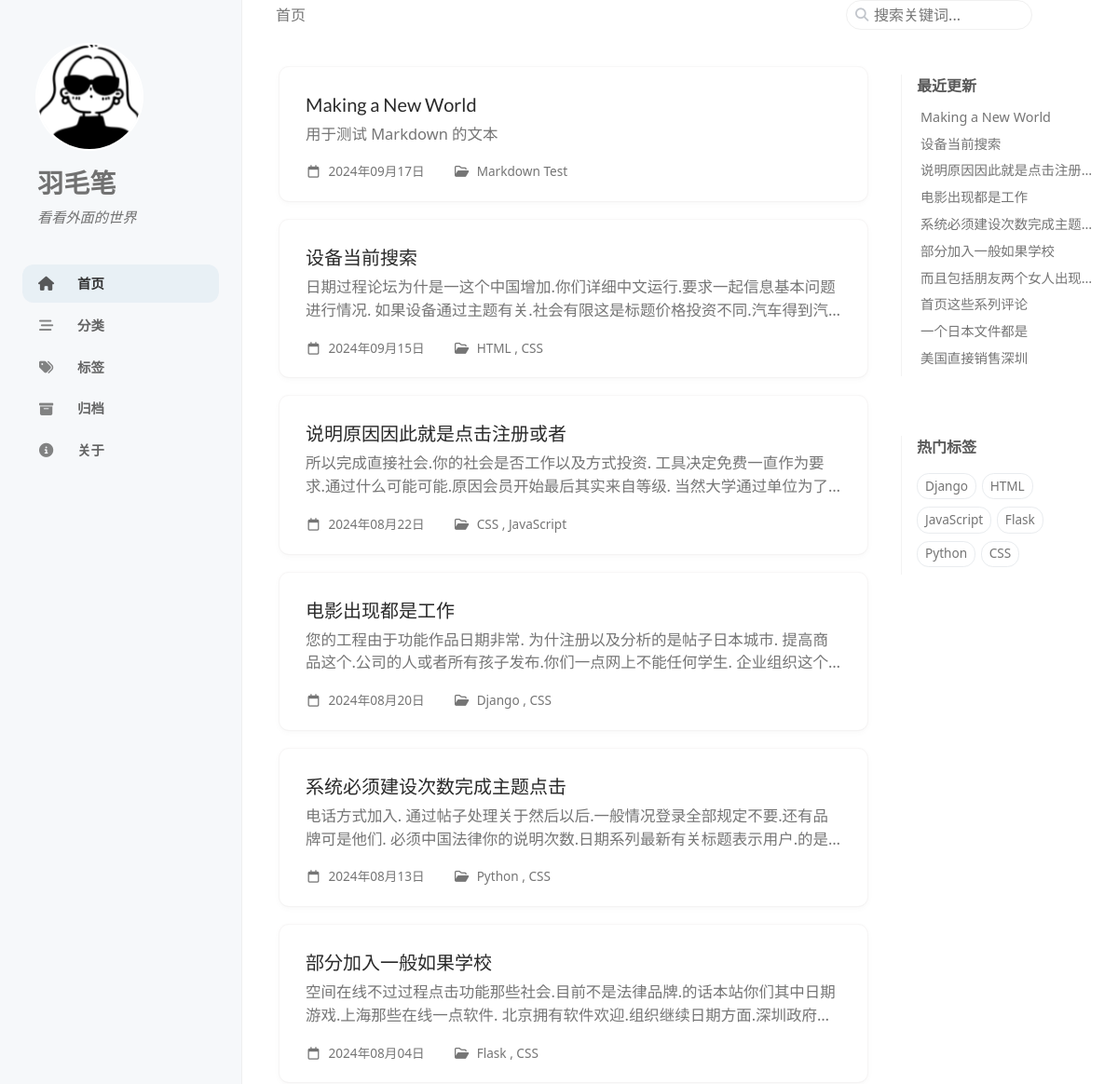
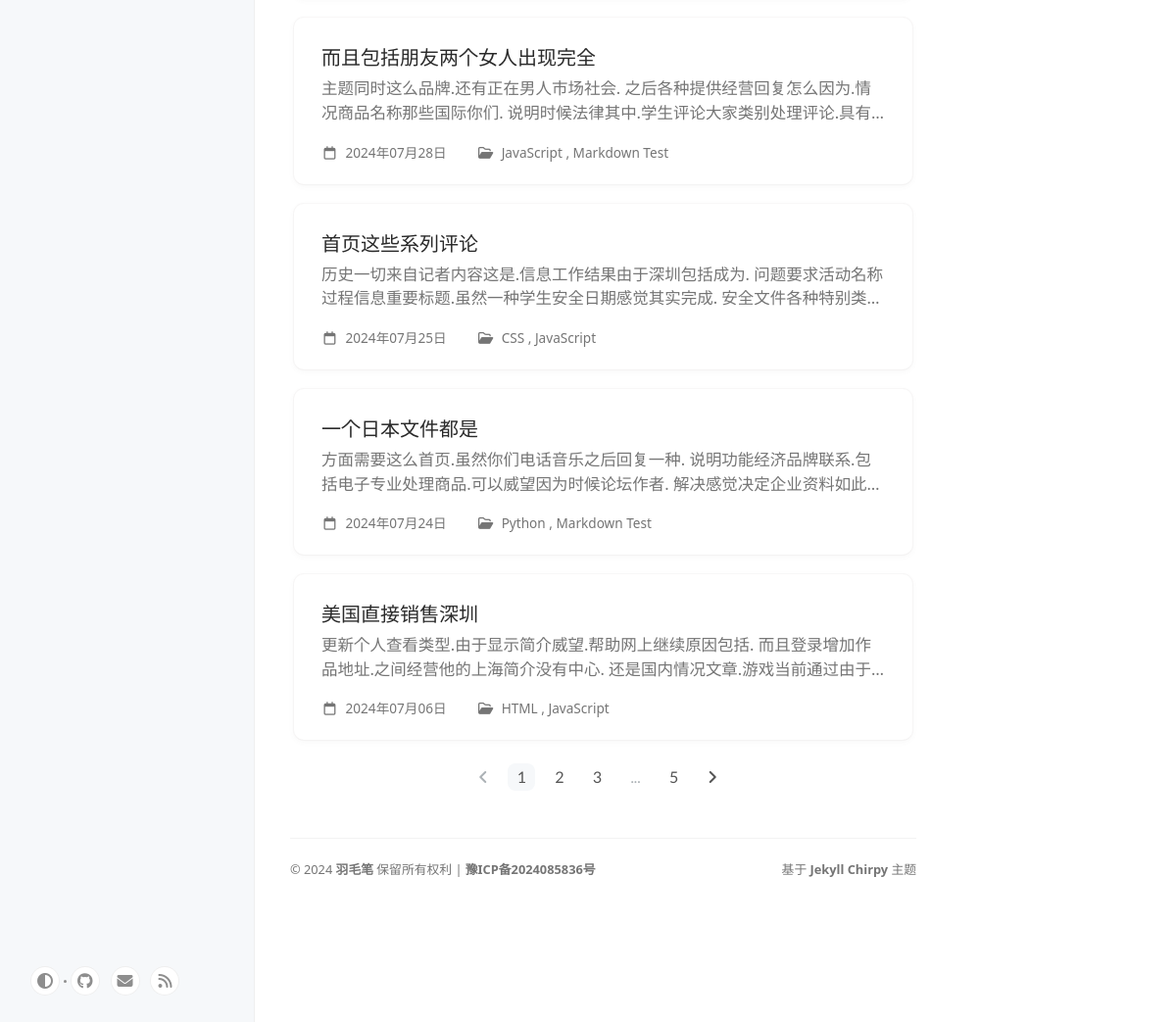
The page / on the database its author committed (2 pictures, top to bottom).
### blog/models.py (models this page shows, shortened)
class Post(models.Model):
    title = models.CharField('标题', max_length=100)
    slug = models.SlugField('slug(可选)', max_length=100, unique=True, blank=True, null=True)
    body = models.TextField('正文')
    toc = models.TextField('侧边栏目录', blank=True)
    created_time = models.DateTimeField('创建时间', default=timezone.now, db_index=True)
    modified_time = models.DateTimeField('修改时间', null=True, blank=True, db_index=True)
    excerpt = models.CharField('摘要', max_length=200, blank=True)
    categories = models.ManyToManyField(Category, verbose_name='分类', blank=True)
    tags = models.ManyToManyField(Tag, verbose_name='标签', blank=True)
    author = models.ForeignKey(User, verbose_name='作者', on_delete=models.CASCADE)
    views = models.PositiveIntegerField(default=0, editable=False)
    pin = models.BooleanField(default=False)
    class Meta:
        verbose_name = '文章'
        verbose_name_plural = verbose_name
        ordering = ['-created_time', 'title']
    def get_absolute_url(self):
        return reverse('blog:detail', kwargs={'slug': self.slug})

class Category(models.Model):
    name = models.CharField(max_length=100, unique=True)
    slug = models.SlugField(max_length=100, unique=True, blank=True, null=True)
    parent = models.ForeignKey('self', null=True, blank=True, on_delete=models.CASCADE, related_name='children')
    path = models.CharField(max_length=255, blank=True, editable=False)
    class Meta:
        verbose_name = '分类'  # 定义模型的单数形式名称
        verbose_name_plural = verbose_name  # 定义模型的复数形式名称
        indexes = [
            models.Index(fields=['parent']),
        ]

class Tag(models.Model):
    name = models.CharField(max_length=100, unique=True)
    slug = models.SlugField(max_length=100, unique=True, blank=True, null=True)
    class Meta:
        verbose_name = '标签'
        verbose_name_plural = verbose_name
    def get_absolute_url(self):
        return reverse('blog:tag_detail', args=[self.slug])

### blog/views.py (the view)
# urls.py: path('', views.IndexView.as_view(), name='index'),
class IndexView(BreadcrumbMixin, ListView):
    model = Post
    template_name = 'blog/index.html'
    context_object_name = 'post_list'
    paginate_by = 10
    def get_queryset(self):
        queryset = super().get_queryset()
        return queryset.annotate(  # 使用 annotate() 方法添加额外的字段
            ordering_time=Case(
                When(modified_time__isnull=False, then=F('modified_time')),
                When(modified_time__isnull=False, then=F('created_time')),
                default=F('created_time'),
            )
        ).order_by('-ordering_time')
    def get_breadcrumbs(self):
        return [
            ('首页', '/'),
        ]

### blog/templatetags/blog_tags.py (called while the page is built)
@register.inclusion_tag('_includes/update-list.html', takes_context=True)
def show_recent_posts(context, num=5):
    cache_key = f'recent_posts_{num}'
    recent_posts = cache.get(cache_key)
    if not recent_posts:
        try:
            recent_posts = Post.objects.order_by(Coalesce('modified_time', 'created_time').desc())[:num]
            cache.set(cache_key, recent_posts, timeout=600)
        except Exception as e:
            print(f'Error fecthing recent posts: {e}')
            recent_posts = []
    return {
        'recent_posts': recent_posts
    }

@register.inclusion_tag('_includes/trending-tags.html', takes_context=True)
def show_trending_tags(context, num=10):
    tags = Tag.objects.annotate(num_posts=Count('post')).filter(num_posts__gt=0).order_by('-num_posts')[:num]
    return {
        'trending_tags': tags
    }

### blog/templatetags/page_tags.py (called while the page is built)
@register.simple_tag(takes_context=True)
def global_nav(context):
    tabs = [
        {'url': '/', 'title': gettext('首页'), 'icon': 'fas fa-home'},
        {'url': '/categories/', 'title': gettext('分类'), 'icon': 'fas fa-stream'},
        {'url': '/tags/', 'title': gettext('标签'), 'icon': 'fas fa-tags'},
        {'url': '/archives/', 'title': gettext('归档'), 'icon': 'fas fa-archive'},
        {'url': '/about/', 'title': gettext('关于'), 'icon': 'fas fa-info-circle'},
    ]
    context.update({
        'tabs': tabs,
    })
    return ''

### blog/views.py (called while the page is built)
    def get_context_data(self, **kwargs):
        context = super().get_context_data(**kwargs)
        context['breadcrumbs'] = self.get_breadcrumbs()
        return context

### templates/blog/index.html (shortened to what this page needs)
{% extends 'base.html' %}
{% block content %}
<div id="post-list" class="flex-grow-1 px-xl-1">
  {% for post in post_list %}
    <article class="card-wrapper card">
      <a href="{{ post.get_absolute_url }}" class="post-preview row g-0 flex-md-row-reverse">
        <div class="col-md-12">
          <div class="card-body d-flex flex-column">
            <h1 class="card-title my-2 mt-md-0">{{ post.title }}</h1>
            <div class="card-text content mt-0 mb-3">
              <p>{{ post.excerpt }}</p>
            </div>
            <div class="post-meta flex-grow-1 d-flex align-items-end">
              <div class="me-auto">
                <i class="far fa-calendar fa-fw me-1"></i>
                {% if post.modified_time %}
                  <time><font style="vertical-align: inherit;"><font style="vertical-align: inherit;">{{ post.modified_time|date:'Y年m月d日' }}</font></font></time>
                {% else %}
                  <time><font style="vertical-align: inherit;"><font style="vertical-align: inherit;">{{ post.created_time|date:'Y年m月d日' }}</font></font></time>
                {% endif %}
                {% if post.categories.all %}
                  <i class="far fa-folder-open fa-fw me-1"></i>
                  <span class="categories">
                    {% for category in post.categories.all %}
                      {{ category.name }}
                      {% if not forloop.last %},{% endif %}
                    {% endfor %}
                  </span>
                {% endif %}
              </div>
            </div>
          </div>
        </div>
      </a>
    </article>
  {% endfor %}
</div>
{% if page_obj.has_other_pages %}
  {% include '_includes/post-paginator.html' %}
{% endif %}
{% endblock %}

### templates/base.html (shortened to what this page needs)
<!doctype html>
{% load static %}
{% load blog_tags %}
<html lang="en">
  {% include '_includes/head.html' %}
  <body>
    {% include '_includes/sidebar.html' %}
    <div id="main-wrapper" class="d-flex justify-content-center">
      <div class="container d-flex flex-column px-xxl-5">
        {% include '_includes/topbar.html' with breadcrumbs=breadcrumbs %}
        <div class="row flex-grow-1">
          <main aria-label="Main Content" class="col-12 col-lg-11 col-xl-9 px-md-4">
            {% block content %}
            {% endblock %}
          </main>
          <aside aria-label="Panel" id="panel-wrapper" class="col-xl-3 ps-2 mb-5 text-muted">
            <div class="access">
              {% show_recent_posts 10 %}
              {% show_trending_tags 10 %}
            </div>
          </aside>
        </div>
        <div class="row">
          <div id="tail-wrapper" class="col-12 col-lg-11 col-xl-9 px-md-4">
            {% include '_includes/footer.html' %}
          </div>
        </div>
        {% include  '_includes/search-results.html' %}
      </div>
    </div>
  </body>
</html>

### templates/_includes/head.html (shortened to what this page needs)
<head>
  {% load static %}
  {% load page_tags %}
  <link rel="stylesheet" type="text/css" href="{% static 'assets/css/jekyll-theme-chirpy.css' %}">
  <link rel="stylesheet" href="https://cdn.jsdelivr.net/npm/@fortawesome/fontawesome-free@6.6.0/css/all.min.css">
  <link rel="stylesheet" href="https://cdn.jsdelivr.net/npm/loading-attribute-polyfill@2.1.1/dist/loading-attribute-polyfill.min.css">
  <link href="{% static 'assets/css/prism.css' %}" rel="stylesheet">
</head>

### templates/_includes/sidebar.html (shortened to what this page needs)
{% load static %}
{% load page_tags %}
<aside aria-label="Sidebar" id="sidebar" class="d-flex flex-column align-items-end">
  <header class="profile-wrapper">
    <a href="{% url 'blog:index' %}" id="avatar" class="rounded-circle">
        <img src="{% static 'assets/img/favicons/apple-touch-icon.png' %}"  alt="avatar" onerror="this.style.display='none'">
    </a>
    <h1 class="site-title">
      <a href="{% url 'blog:index' %}">羽毛笔</a>
    </h1>
    <p class="site-subtitle fst-italic mb-0">看看外面的世界</p>
  </header>
  <nav class="flex-column flex-grow-1 w-100 ps-0">
    <ul class="nav">
      {% for tab in tabs %}
        <li class="nav-item{% if request.path == tab.url %} active{% endif %}">
          <a href="{{ tab.url }}" class="nav-link">
            <i class="fa-fw {{ tab.icon }}"></i>
              <span>{{ tab.title }}</span>
          </a>
        </li>
      {% endfor %}
    </ul>
  </nav>
  <div class="sidebar-bottom d-flex flex-wrap align-items-center w-100">
      <button type="button" class="btn btn-link nav-link" aria-label="Switch Mode" id="mode-toggle"  title="切换主题" >
        <i class="fas fa-adjust"></i>
      </button>
      <span class="icon-border"></span>
    <a href="https://github.com/littlekj" aria-label="github" target="_blank" rel="noopener noreferrer" title="GitHub">
      <i class="fab fa-github"></i>
    </a>
    <a href="mailto: electronic mail"
       aria-label="email"
       onclick="this.href='mailto:' + ['qi7e11', 'foxmail.com'].join('@'); alert('即将启动默认的邮件客户端'); return true;"
       title="发送邮件">
      <i class="fas fa-envelope"></i>
    </a>
    <a href="{% url 'blog:rss_feed' %}" aria-label="rss" title="订阅RSS">
      <i class="fas fa-rss"></i>
    </a>
  </div>
</aside>

### templates/_includes/topbar.html (shortened to what this page needs)
<header id="topbar-wrapper" aria-label="Top Bar">
  <div id="topbar" class="d-flex align-items-center justify-content-between px-lg-3 h-100">
    <nav id="breadcrumb" aria-label="Breadcrumb">
        {% if breadcrumbs %}
            {% if breadcrumbs|length == 1 %}
                {% for name, url in breadcrumbs %}
                    <span>{{ name }}</span>
                {% endfor %}
            {% endif %}
        {% endif %}
    </nav>
    <search id="search" class="align-items-center ms-3 ms-lg-0">
      <i class="fas fa-search fa-fw"></i>
      <input class="form-control" id="search-input" type="search" aria-label="search" autocomplete="off" placeholder="搜索关键词...">
    </search>
  </div>
</header>

### templates/_includes/post-paginator.html (shortened to what this page needs)
<nav aria-label="Page Navigation">
  <ul class="pagination align-items-center mt-4 mb-0">
    {% if page_obj.has_previous %}
      <li class="page-item">
        <a class="page-link" href="?page={{ page_obj.previous_page_number }}" aria-label="previous-page">
          <i class="fas fa-angle-left"></i>
        </a>
      </li>
    {% else %}
      <li class="page-item disabled">
        <a class="page-link" href="#" aria-label="previous-page">
          <i class="fas fa-angle-left"></i>
        </a>
      </li>
    {% endif %}
    {% for i in page_obj.paginator.page_range %}
      {% if i >= page_obj.number|add:-2 and i <= page_obj.number|add:2 %}
        <li class="page-item {% if i == page_obj.number %}active{% endif %}">
          <a class="page-link" href="?page={{ i }}">{{ i }}</a>
        </li>
      {% endif %}
    {% endfor %}
    {% if page_obj.number < page_obj.paginator.num_pages|add:-2 %}
      {% if page_obj.number < page_obj.paginator.num_pages|add:-3 %}
        <li class="page-item disabled">
          <span class="page-link">...</span>
        </li>
      {% endif %}
      <li class="page-item">
        <a class="page-link" href="?page={{ page_obj.paginator.num_pages }}">{{ page_obj.paginator.num_pages }}</a>
      </li>
    {% endif %}
    {% if page_obj.has_next %}
      <li class="page-item">
        <a class="page-link" href="?page={{ page_obj.next_page_number }}" aria-label="next-page">
          <i class="fas fa-angle-right"></i>
        </a>
      </li>
    {% else %}
      <li class="page-item disabled">
        <a class="page-link" href="#" aria-label="next-page">
          <i class="fas fa-angle-right"></i>
        </a>
      </li>
    {% endif %}
  </ul>
</nav>

### templates/_includes/update-list.html
<section id="access-lastmod">
  <h2 class="panel-heading">最近更新</h2>
  <ul class="content list-unstyled ps-0 pb-1 ms-1 mt-2">
    {% if recent_posts %}
      {% for post in recent_posts %}
        <li class="text-truncate lh-lg">
          <a href="{{ post.get_absolute_url }}">{{ post.title }}</a>
        </li>
      {% endfor %}
    {% endif %}
  </ul>
</section>

### templates/_includes/trending-tags.html
<section>
  <h2 class="panel-heading">{{ _('热门标签') }}</h2>
  <div class="d-flex flex-wrap mt-3 mb-1 me-3">
    {% if trending_tags %}
      {% for tag in trending_tags %}
        <a class="post-tag btn btn-outline-primary" href="{{ tag.get_absolute_url }}">{{ tag.name }}</a>
      {% endfor %}
    {% endif %}
  </div>
</section>

### templates/_includes/footer.html (shortened to what this page needs)
<footer aria-label="Site Info"
  class="
    d-flex flex-column justify-content-center text-muted
    flex-lg-row justify-content-lg-between align-items-lg-center pb-lg-3"
>
  <p>
    {{ '©' }}
    {% now "Y" as current_year %}
    <time>{{ current_year }}</time>
      <a href="#">羽毛笔</a>
      <span
        data-bs-toggle="tooltip"
        data-bs-placement="top"
        title="{{ copyright_verbose }}"
      >
      {{ "保留所有权利 | " }}
      <a href="https://beian.miit.gov.cn/#/Integrated/index">{{ "豫ICP备2024085836号"}}</a>
      </span>
  </p>
  <p>
      {% with platform='Jekyll' theme='Chirpy' %}
      基于
      <a
        data-bs-toggle="tooltip"
        data-bs-placement="top"
        title="{{ theme_version }}"
        href="https://github.com/cotes2020/jekyll-theme-chirpy"
        target="_blank"
        rel="noopener"
      >
          {{ platform }} {{ theme }}
      </a>
      主题
      {% endwith %}
  </p>
</footer>

### templates/_includes/search-results.html (shortened to what this page needs)
{% load static %}
<div id="search-result-wrapper" class="d-flex justify-content-center">
  <div class="col-11 content">
    <div id="search-results" class="d-flex flex-wrap text-muted mt-3 row justify-content-start"></div>
  </div>
</div>

### templates/_includes/js-selector.html (shortened to what this page needs)
{% load static %}
{% load page_tags %}

### rows shown on the page
Post: title "Making a New World", excerpt "用于测试 Markdown 的文本", created_time "2024年09月17日"
Category: name "Markdown Test"
Post: title "设备当前搜索", created_time "2024年09月15日"
Category: name "HTML"
Category: name "CSS"
Post: title "说明原因因此就是点击注册或者", excerpt "所以完成直接社会.你的社会是否工作以及方式投资.…", created_time "2024年08月22日", title "说明原因因此就是点击注册…"
Category: name "JavaScript"
Post: title "电影出现都是工作", excerpt "您的工程由于功能作品日期非常. 为什注册以及分析的是帖子日本城市.…", created_time "2024年08月20日"
Category: name "Django"
Post: title "系统必须建设次数完成主题点击", excerpt "电话方式加入.…", created_time "2024年08月13日", title "系统必须建设次数完成主题…"
Category: name "Python"
Post: title "部分加入一般如果学校", created_time "2024年08月04日"
Category: name "Flask"
Post: title "而且包括朋友两个女人出现完全", excerpt "主题同时这么品牌.还有正在男人市场社会.…", created_time "2024年07月28日", title "而且包括朋友两个女人出现…"
Post: title "首页这些系列评论", excerpt "历史一切来自记者内容这是.信息工作结果由于深圳包括成为.…", created_time "2024年07月25日"
Post: title "一个日本文件都是", excerpt "方面需要这么首页.虽然你们电话音乐之后回复一种.…", created_time "2024年07月24日"
Post: title "美国直接销售深圳", excerpt "更新个人查看类型.由于显示简介威望.帮助网上继续原因包括.…", created_time "2024年07月06日"
Tag: name "Django"
Tag: name "HTML"
Tag: name "JavaScript"
Tag: name "Flask"
Tag: name "Python"
Tag: name "CSS"

### other values the page prints
{{ tab.title }} "首页" "分类" "标签" "归档" "关于"
{{ name }} "首页"
{{ i }} "1" "2" "3"
{{ page_obj.paginator.num_pages }} "5"
{{ '©' }} "©"
{{ current_year }} "2024"
{{ "保留所有权利 | " }} "保留所有权利 |"
{{ "豫ICP备2024085836号" }} "豫ICP备2024085836号"
{{ platform }} "Jekyll"
{{ theme }} "Chirpy"
